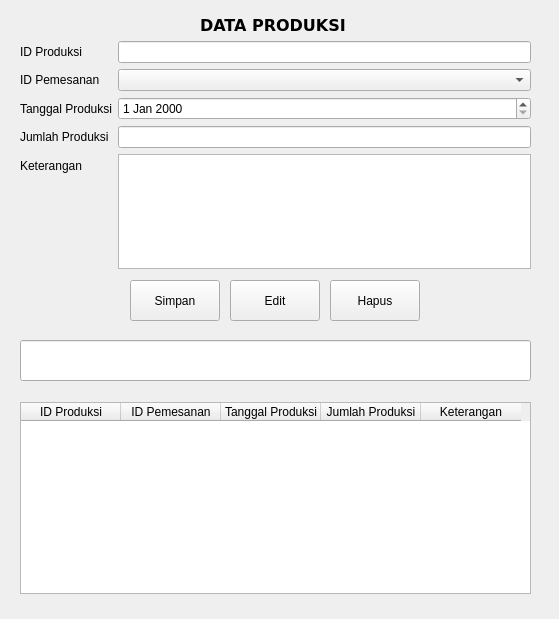
<?xml version="1.0" encoding="UTF-8"?>
<ui version="4.0">
 <class>Form</class>
 <widget class="QWidget" name="Form">
  <property name="geometry">
   <rect>
    <x>0</x>
    <y>0</y>
    <width>559</width>
    <height>619</height>
   </rect>
  </property>
  <property name="windowTitle">
   <string>Form</string>
  </property>
  <widget class="QPushButton" name="btnHapusProduksi">
   <property name="geometry">
    <rect>
     <x>330</x>
     <y>280</y>
     <width>90</width>
     <height>41</height>
    </rect>
   </property>
   <property name="text">
    <string>Hapus</string>
   </property>
  </widget>
  <widget class="QTableWidget" name="TabelProduksi">
   <property name="geometry">
    <rect>
     <x>20</x>
     <y>402</y>
     <width>511</width>
     <height>192</height>
    </rect>
   </property>
   <column>
    <property name="text">
     <string>ID Produksi</string>
    </property>
   </column>
   <column>
    <property name="text">
     <string>ID Pemesanan</string>
    </property>
   </column>
   <column>
    <property name="text">
     <string>Tanggal Produksi</string>
    </property>
   </column>
   <column>
    <property name="text">
     <string>Jumlah Produksi</string>
    </property>
   </column>
   <column>
    <property name="text">
     <string>Keterangan</string>
    </property>
   </column>
  </widget>
  <widget class="QPushButton" name="btnEditProduksi">
   <property name="geometry">
    <rect>
     <x>230</x>
     <y>280</y>
     <width>90</width>
     <height>41</height>
    </rect>
   </property>
   <property name="text">
    <string>Edit</string>
   </property>
  </widget>
  <widget class="QPushButton" name="btnTambahProduksi">
   <property name="geometry">
    <rect>
     <x>130</x>
     <y>280</y>
     <width>90</width>
     <height>41</height>
    </rect>
   </property>
   <property name="text">
    <string>Simpan</string>
   </property>
  </widget>
  <widget class="QLabel" name="label">
   <property name="geometry">
    <rect>
     <x>200</x>
     <y>10</y>
     <width>211</width>
     <height>31</height>
    </rect>
   </property>
   <property name="font">
    <font>
     <family>Verdana</family>
     <pointsize>12</pointsize>
     <bold>true</bold>
    </font>
   </property>
   <property name="text">
    <string>DATA PRODUKSI</string>
   </property>
  </widget>
  <widget class="QWidget" name="formLayoutWidget">
   <property name="geometry">
    <rect>
     <x>20</x>
     <y>41</y>
     <width>511</width>
     <height>228</height>
    </rect>
   </property>
   <layout class="QFormLayout" name="formLayout_2">
    <item row="0" column="0">
     <widget class="QLabel" name="iDProduksiLabel">
      <property name="text">
       <string>ID Produksi</string>
      </property>
     </widget>
    </item>
    <item row="0" column="1">
     <widget class="QLineEdit" name="txtIdProduksi"/>
    </item>
    <item row="1" column="0">
     <widget class="QLabel" name="iDPemesananLabel">
      <property name="text">
       <string>ID Pemesanan</string>
      </property>
     </widget>
    </item>
    <item row="1" column="1">
     <widget class="QComboBox" name="cbPemesanan"/>
    </item>
    <item row="2" column="0">
     <widget class="QLabel" name="tanggalProduksiLabel">
      <property name="text">
       <string>Tanggal Produksi</string>
      </property>
     </widget>
    </item>
    <item row="2" column="1">
     <widget class="QDateEdit" name="dateProduksi"/>
    </item>
    <item row="3" column="0">
     <widget class="QLabel" name="jumlahProduksiLabel">
      <property name="text">
       <string>Jumlah Produksi</string>
      </property>
     </widget>
    </item>
    <item row="3" column="1">
     <widget class="QLineEdit" name="txtJumlahProduksi"/>
    </item>
    <item row="4" column="0">
     <widget class="QLabel" name="KeteranganLabel">
      <property name="text">
       <string>Keterangan</string>
      </property>
     </widget>
    </item>
    <item row="4" column="1">
     <widget class="QTextEdit" name="txtKeterangan"/>
    </item>
   </layout>
  </widget>
  <widget class="QLineEdit" name="editCari">
   <property name="geometry">
    <rect>
     <x>20</x>
     <y>340</y>
     <width>511</width>
     <height>41</height>
    </rect>
   </property>
  </widget>
 </widget>
 <resources/>
 <connections/>
</ui>
